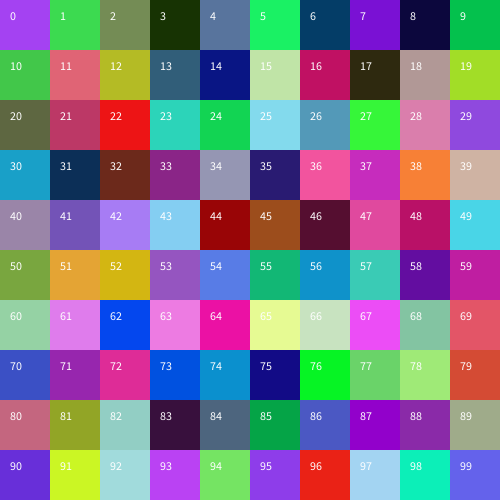
Frame 1 (no input)
Frame 60 (the mouse pressed at the canvas centre just before this capture): identical to frame 1, image omitted
Frame 120 (the mouse held since frame 60 and released just before this capture): identical to frame 1, image omitted

The Processing sketch that drew this single still picture (run headless with seeded random() and noise(); from frame 60 on, the mouse is pressed at the canvas centre):

// Processing sketch: w04_02_grid
// ── w04_02_grid.pde
// IMA NYU Shanghai
// Interaction Lab + Kinetic Interfaces
// MOQN
// Sep 20 2016

void setup() {
  size(500, 500);
  noStroke();

  int seq = 0;
  int gridSize = 50;
  
  // think about why we do Y for-loop first!
  //increment by gridSize to make a grid of gridSize by gridSize
  for (int y=0; y<height; y+=gridSize) {
    for (int x=0; x<width; x+=gridSize) {
      fill(random(255), random(255), random(255));
      rect(x, y, gridSize, gridSize);
      fill(255);
      //display sequence number to show in what order rect is being drawn
      text(seq, x+10,y+20);
      //increment seq by 1
      seq++;
    }
  }
}

void draw() {
  // :P
}
